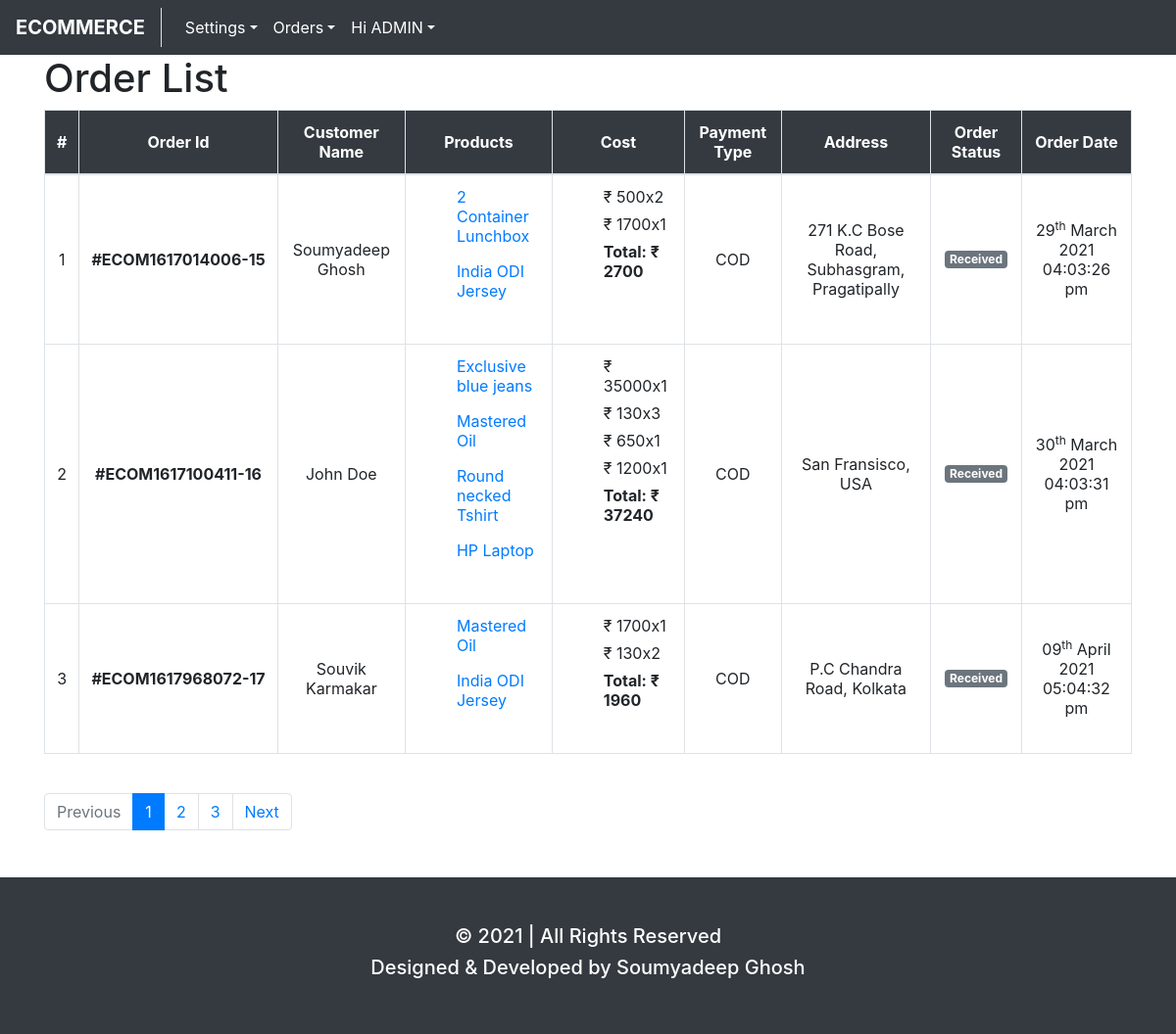
Page /orderlist.php (signed in) on the committed database.
### tables this page shows
CREATE TABLE `orders` (
  `id` int(11) NOT NULL,
  `user_id` int(11) NOT NULL,
  `products` longtext NOT NULL,
  `quantities` longtext NOT NULL,
  `prices` longtext NOT NULL,
  `address` text NOT NULL,
  `payment_method` varchar(50) NOT NULL,
  `invoice` varchar(100) NOT NULL,
  `status` tinyint(1) NOT NULL DEFAULT 1 COMMENT '0=cancelled\r\n1=ordered\r\n2=packed\r\n3=shiped\r\n4=delivered',
  `date` varchar(255) NOT NULL,
  `time` varchar(255) NOT NULL
);

CREATE TABLE `users` (
  `id` int(11) NOT NULL,
  `name` varchar(255) NOT NULL,
  `email` varchar(100) NOT NULL,
  `sex` varchar(10) NOT NULL,
  `address` varchar(255) NOT NULL,
  `username` varchar(50) NOT NULL,
  `password` varchar(100) NOT NULL,
  `type` tinyint(1) NOT NULL DEFAULT 0 COMMENT 'user=0\r\nadmin=1',
  `created_at` varchar(50) NOT NULL,
  `updated_at` varchar(50) NOT NULL
);

### orderlist.php (the view, shortened to what this page needs)
<?php
    include "config.php";
    $psql = "SELECT id,name FROM product";
    $pquery = mysqli_query($link,$psql);
    $product_list = [];
    while($result = mysqli_fetch_assoc($pquery)){
        $product_list[$result['id']]['name'] = $result['name'];
    }
    $page = isset($_GET['page']) ? mysqli_real_escape_string($link,$_GET['page']) : 1;
    $limit = 3;
    $offset = ($page - 1) * $limit;
    if($_SESSION['type'] == 1){
        $sql = "SELECT orders.id as order_id,users.name as user_name,products,quantities,orders.prices as prices,orders.address as order_address,payment_method,invoice,status,date,time FROM orders LEFT JOIN users ON orders.user_id=users.id LIMIT $limit OFFSET $offset";
    }
    $query = mysqli_query($link,$sql);
?>
<head>
    <?php include 'layouts/head.php' ?>
</head>
<body>
    <?php include 'layouts/header.php' ?>
    <div class="container">
        <h1>Order List</h1>
        <?php if(mysqli_num_rows($query) > 0){ $orders = mysqli_fetch_all($query,MYSQLI_ASSOC); $slno = 1; ?>
        <table class="table table-bordered">
            <thead class="bg-dark text-center text-white">
                <tr>
                    <th class="align-middle">#</th>
                    <th class="align-middle">Order Id</th>
                    <?= $_SESSION['type'] == 1 ? '<th class="align-middle">Customer Name</th>' : '' ?>
                    <th class="align-middle">Products</th>
                    <th class="align-middle">Cost</th>
                    <?= $_SESSION['type'] == 1 ? '<th class="align-middle">Payment Type</th>' : '' ?>
                    <?= $_SESSION['type'] == 1 ? '<th class="align-middle">Address</th>' : '' ?>
                    <th class="align-middle">Order Status</th>
                    <th class="align-middle">Order Date</th>
                </tr>
            </thead>
            <tbody>
                <?php
                    if($_SESSION['type'] == 1){
                        $psql = "SELECT * FROM orders";
                    }else{
                        $psql = "SELECT * FROM orders WHERE user_id='$user_id'";
                    }
                    $pquery = mysqli_query($link,$psql);
                    $total_record = mysqli_num_rows($pquery);
                    $total_page = ceil($total_record / $limit);
                    foreach($orders as $order){
                ?>
                <tr class="oreder-item">
                    <td class="align-middle text-center"><?= $slno ?></td>
                    <td class="align-middle text-center"><strong><?= '#ECOM'.strtotime($order['time'].' '.$order['date']).'-'.$order['order_id'] ?></strong></td>
                    <?= $_SESSION['type'] == 1 ? '<td class="align-middle text-center">'.$order['user_name'].'</td>' : '' ?>
                    <?php
                        $arr = json_decode($order['products']);
                        $product_array = [];
                        foreach($product_list as $id=>$item){
                            if(in_array($id,$arr)){
                                $product_array[$id] = $item;
                            }
                        }
                    ?>
                    <td>
                        <ul style="list-style-type:none">
                            <?php foreach($product_array as $id=>$product){ ?>
                                <li class="pb-3"><a href="#" data-toggle="popover" title="<?= $product['name'] ?>" data-pid="<?= $id ?>" data-num="<?= $slno ?>" id="<?= $slno.'-'.$id ?>" class="product"><?= $product['name'] ?></li>
                            <?php } ?>
                        </ul>
                    </td>
                    <td>
                        <ul style="list-style-type:none">
                            <?php
                                $total = 0;
                                $quantities = json_decode($order['quantities']);
                                foreach(json_decode($order['prices']) as $key=>$price){
                                    $total += $price * $quantities[$key];
                            ?>
                                <li class="pb-2">&#8377 <?= $price.'x'.$quantities[$key] ?></li>
                            <?php } ?>
                            <li><strong>Total: &#8377 <?= $total ?></strong></li>
                        </ul>
                    </td>
                    <?= $_SESSION['type'] == 1 ? '<td class="align-middle text-center">'.strtoupper($order['payment_method']).'</td>' : '' ?>
                    <?= $_SESSION['type'] == 1 ? '<td class="align-middle text-center">'.$order['order_address'].'</td>' : '' ?>
                    <?php
                        switch($order['status']){
                            case 1:
                                $status = 'Received';
                                $class = 'badge badge-secondary';
                                break;
                        }
                    ?>
                    <td class="align-middle text-center"><span class="<?= isset($class) ? $class : '' ?>"><?= isset($status) ? $status : '' ?></span></td>
                    <?php
                        $date = date('d',strtotime($order['date']));
                        $str = '';
                        if($date < 10){
                            if($date == 1)
                                $str = 'st';
                            else if($date == 2)
                                $str = 'nd';
                            else if($date == 3)
                                $str = 'rd';
                            else
                                $str = 'th';
                        }else{
                            if($date[1] == 1)
                                $str = 'st';
                            else if($date[1] == 2)
                                $str = 'nd';
                            else if($date[1] == 3)
                                $str = 'rd';
                            else
                                $str = 'th';
                        }
                    ?>
                    <td class="align-middle text-center"><?= date('d',strtotime($order['date'])).'<sup>'.$str.'</sup>'.date(' F Y',strtotime($order['date'])).' '.$order['time'] ?></td>
                </tr>
                <?php $slno++; }}else{ ?>
                    <tr><td class="text-center" colspan="<?= $_SESSION['type'] == 1 ? 9 : 7 ?>">No order found</td></tr>
                <?php } ?>
            </tbody>
        </table>
        <br>
        <ul class="pagination">
                <li class="page-item <?= ($page > 1) ? '' : 'disabled' ?>"><a class="page-link" href="orderlist.php?page=<?= $page-1 ?>">Previous</a></li>
            <?php for($i=1;$i<=$total_page;$i++){ ?>
                <li class="page-item <?= ($page == $i) ? 'active' : '' ?>"><a class="page-link" href="orderlist.php?page=<?= $i ?>"><?php echo $i ?></a></li>
            <?php } ?>
                <li class="page-item <?= ($total_page > $page) ? '' : 'disabled' ?>"><a class="page-link" href="orderlist.php?page=<?= $page+1 ?>">Next</a></li>
        </ul>
    </div>
    <?php include 'layouts/footer.php' ?>
</body>

### rows in the picture
orders: strtotime($order['time'].' '.$order['date']) "1617014006", id "15", user.name "Soumyadeep Ghosh", name "2 Container Lunchbox", name "India ODI Jersey", prices "500", quantities "2", prices "1700", quantities "1", total "2700", payment_method "COD", address "271 K.C Bose Road, Subhasgram, Pragatipally", status "Received", date "29", date "th", date "March 2021", time "04:03:26 pm"
orders: strtotime($order['time'].' '.$order['date']) "1617100411", id "16", user.name "John Doe", name "Exclusive blue jeans", name "Mastered Oil", name "Round necked Tshirt", name "HP Laptop", prices "35000", quantities "1", prices "130", quantities "3", prices "650", prices "1200", total "37240", payment_method "COD", address "San Fransisco, USA", status "Received", date "30", date "th", date "March 2021", time "04:03:31 pm"
orders: strtotime($order['time'].' '.$order['date']) "1617968072", id "17", user.name "Souvik Karmakar", name "Mastered Oil", name "India ODI Jersey", prices "1700", quantities "1", prices "130", quantities "2", total "1960", payment_method "COD", address "P.C Chandra Road, Kolkata", status "Received", date "09", date "th", date "April 2021", time "05:04:32 pm"

### other values in the picture
explode(' ',$_SESSION['name'])[0] "ADMIN"
